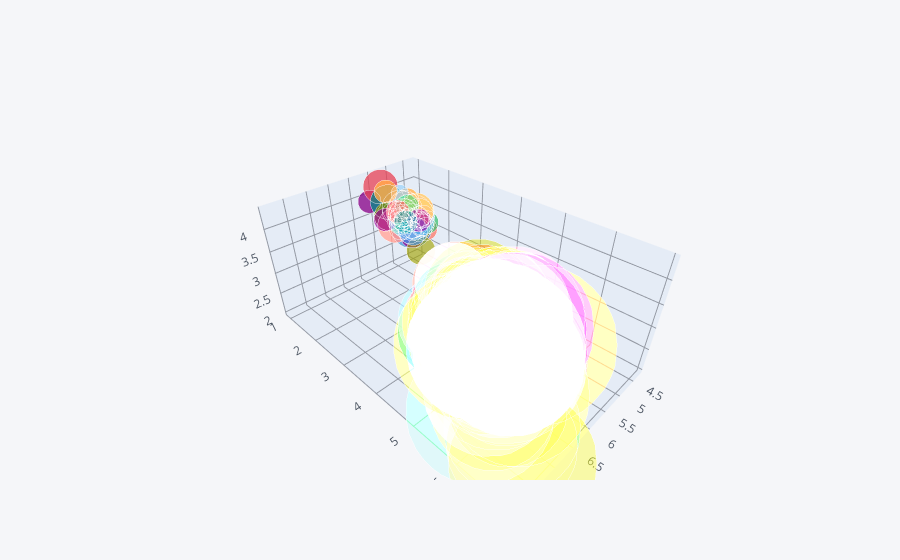

Notebook cell for this chart:
### Code cell
df1.iplot(kind = 'bubble3d', x = 'SepalLengthCm', y= 'PetalLengthCm',z ='SepalWidthCm', size = 'PetalWidthCm')

### Figure 1 — Plotly figure (JSON) as saved in the notebook; plotly's stock layout.template omitted (floating-point values rounded to 4 significant figures; data arrays with more than 128 entries replaced by an {"elided": "..."} marker saying what was removed)
{"data": [{"marker": {"color": {"elided": "150 str values"}, "opacity": 0.8, "size": {"elided": "150 int values"}, "symbol": "circle"}, "mode": "markers", "text": {"elided": "150 str values"}, "type": "scatter3d", "x": {"elided": "150 float values"}, "y": {"elided": "150 float values"}, "z": {"elided": "150 float values"}}], "layout": {"legend": {"bgcolor": "#F5F6F9", "font": {"color": "#4D5663"}}, "paper_bgcolor": "#F5F6F9", "plot_bgcolor": "#F5F6F9", "scene": {"xaxis": {"gridcolor": "#9499A3", "showgrid": true, "tickfont": {"color": "#4D5663"}, "title": {"font": {"color": "#4D5663"}, "text": ""}, "zerolinecolor": "#9499A3"}, "yaxis": {"gridcolor": "#9499A3", "showgrid": true, "tickfont": {"color": "#4D5663"}, "title": {"font": {"color": "#4D5663"}, "text": ""}, "zerolinecolor": "#9499A3"}, "zaxis": {"gridcolor": "#9499A3", "showgrid": true, "tickfont": {"color": "#4D5663"}, "title": {"font": {"color": "#4D5663"}, "text": ""}, "zerolinecolor": "#9499A3"}}, "title": {"font": {"color": "#4D5663"}}}}
